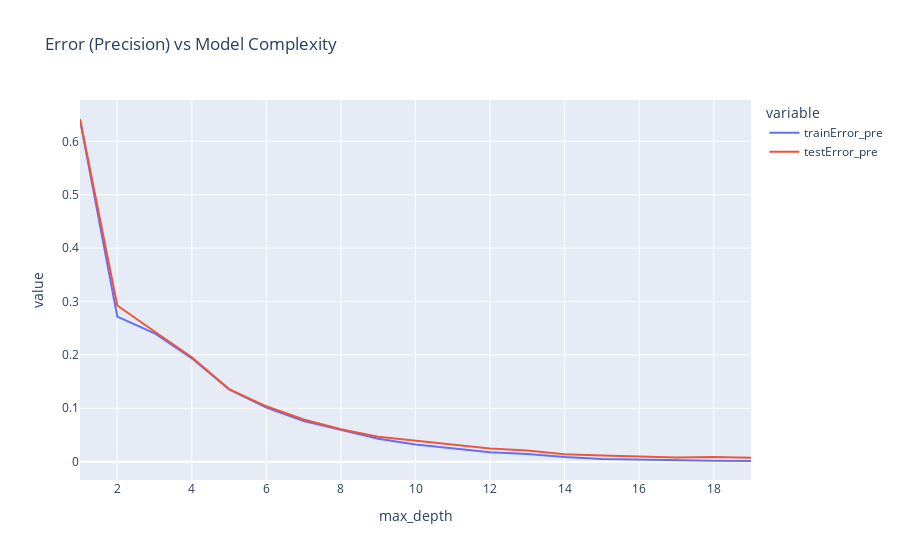
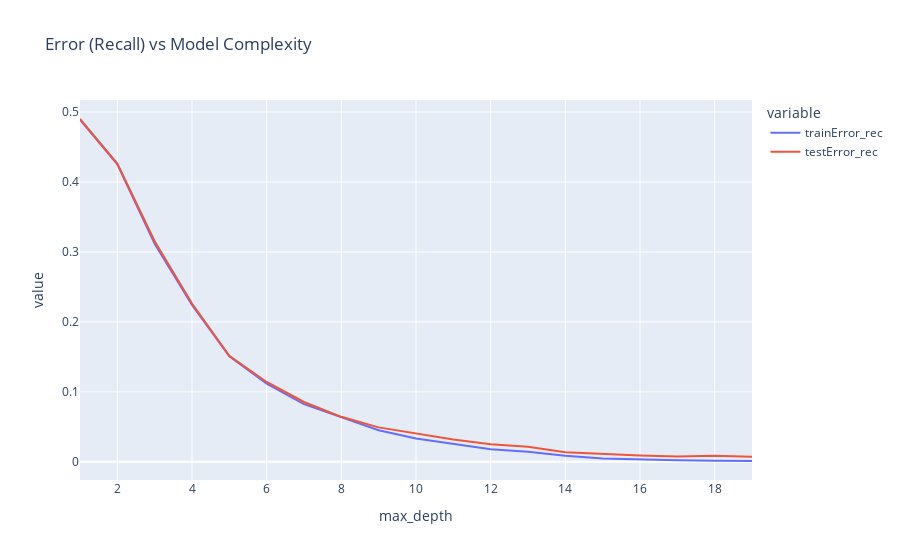
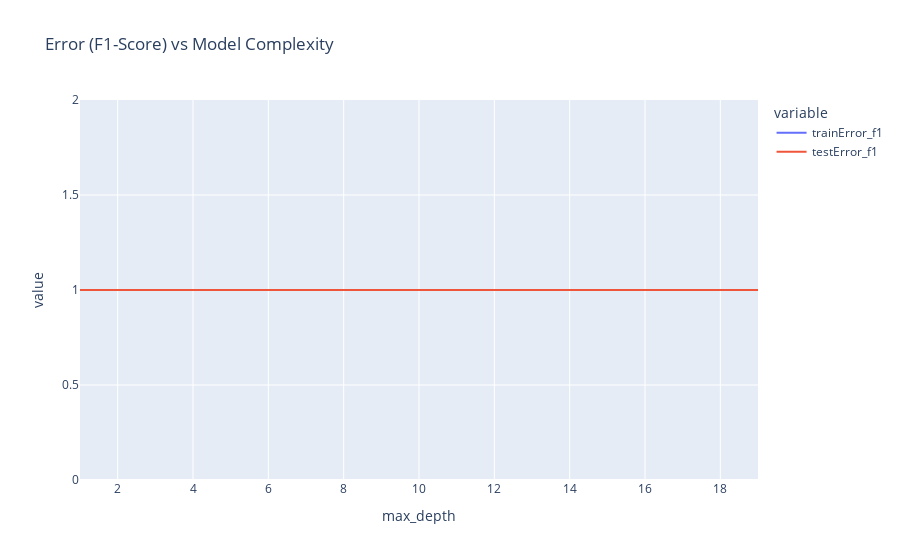

These figures' notebook cell, in order:
### Markdown cell above
**Limit max depth to 7 and n estimators to 50**

### Code cell
fig = px.line(dfError,x='max_depth', y=['trainError_pre','testError_pre'],
              labels={
                     'y': "Precision Error"
                   },
                      title='Error (Precision) vs Model Complexity')
fig.show()

fig = px.line(dfError,x='max_depth', y=['trainError_rec','testError_rec'],
              labels={
                     'y': "Recall Error"
                   },
                      title='Error (Recall) vs Model Complexity')
fig.show()

fig = px.line(dfError,x='max_depth', y=['trainError_f1','testError_f1'],
              labels={
                     'y': "F1 Error"
                   },
                      title='Error (F1-Score) vs Model Complexity')
fig.show()

### Figure 1 — Plotly figure (JSON) as saved in the notebook; plotly's stock layout.template omitted (floating-point values rounded to 4 significant figures)
{"data": [{"hovertemplate": "variable=trainError_pre<br>max_depth=%{x}<br>value=%{y}<extra></extra>", "legendgroup": "trainError_pre", "line": {"color": "#636efa", "dash": "solid"}, "marker": {"symbol": "circle"}, "mode": "lines", "name": "trainError_pre", "orientation": "v", "showlegend": true, "type": "scatter", "x": [1, 2, 3, 4, 5, 6, 7, 8, 9, 10, 11, 12, 13, 14, 15, 16, 17, 18, 19], "xaxis": "x", "y": [0.6402, 0.2718, 0.2405, 0.1936, 0.1352, 0.1014, 0.07616, 0.05981, 0.04311, 0.03234, 0.02469, 0.01785, 0.01419, 0.008633, 0.004968, 0.003459, 0.002265, 0.00162, 0.001246], "yaxis": "y"}, {"hovertemplate": "variable=testError_pre<br>max_depth=%{x}<br>value=%{y}<extra></extra>", "legendgroup": "testError_pre", "line": {"color": "#EF553B", "dash": "solid"}, "marker": {"symbol": "circle"}, "mode": "lines", "name": "testError_pre", "orientation": "v", "showlegend": true, "type": "scatter", "x": [1, 2, 3, 4, 5, 6, 7, 8, 9, 10, 11, 12, 13, 14, 15, 16, 17, 18, 19], "xaxis": "x", "y": [0.6418, 0.2925, 0.2439, 0.1957, 0.136, 0.1037, 0.07888, 0.06078, 0.04685, 0.03916, 0.03122, 0.02466, 0.02111, 0.01369, 0.01133, 0.008991, 0.007694, 0.008558, 0.007325], "yaxis": "y"}], "layout": {"autosize": true, "legend": {"title": {"text": "variable"}, "tracegroupgap": 0}, "title": {"text": "Error (Precision) vs Model Complexity"}, "xaxis": {"anchor": "y", "autorange": true, "domain": [0, 1], "range": [1, 19], "title": {"text": "max_depth"}, "type": "linear"}, "yaxis": {"anchor": "x", "autorange": true, "domain": [0, 1], "range": [-0.03434, 0.6774], "title": {"text": "value"}, "type": "linear"}}}

### Figure 2 — Plotly figure (JSON) as saved in the notebook; plotly's stock layout.template omitted (floating-point values rounded to 4 significant figures)
{"data": [{"hovertemplate": "variable=trainError_rec<br>max_depth=%{x}<br>value=%{y}<extra></extra>", "legendgroup": "trainError_rec", "line": {"color": "#636efa", "dash": "solid"}, "marker": {"symbol": "circle"}, "mode": "lines", "name": "trainError_rec", "orientation": "v", "showlegend": true, "type": "scatter", "x": [1, 2, 3, 4, 5, 6, 7, 8, 9, 10, 11, 12, 13, 14, 15, 16, 17, 18, 19], "xaxis": "x", "y": [0.489, 0.4253, 0.3118, 0.2241, 0.1508, 0.1118, 0.08255, 0.0635, 0.04527, 0.03328, 0.02533, 0.01813, 0.01445, 0.00875, 0.005, 0.003475, 0.002275, 0.001625, 0.00125], "yaxis": "y"}, {"hovertemplate": "variable=testError_rec<br>max_depth=%{x}<br>value=%{y}<extra></extra>", "legendgroup": "testError_rec", "line": {"color": "#EF553B", "dash": "solid"}, "marker": {"symbol": "circle"}, "mode": "lines", "name": "testError_rec", "orientation": "v", "showlegend": true, "type": "scatter", "x": [1, 2, 3, 4, 5, 6, 7, 8, 9, 10, 11, 12, 13, 14, 15, 16, 17, 18, 19], "xaxis": "x", "y": [0.49, 0.4264, 0.3153, 0.2263, 0.1515, 0.1142, 0.0856, 0.0644, 0.0493, 0.0402, 0.0321, 0.0251, 0.0215, 0.0139, 0.0115, 0.0091, 0.0078, 0.0087, 0.0075], "yaxis": "y"}], "layout": {"autosize": true, "legend": {"title": {"text": "variable"}, "tracegroupgap": 0}, "title": {"text": "Error (Recall) vs Model Complexity"}, "xaxis": {"anchor": "y", "autorange": true, "domain": [0, 1], "range": [1, 19], "title": {"text": "max_depth"}, "type": "linear"}, "yaxis": {"anchor": "x", "autorange": true, "domain": [0, 1], "range": [-0.0259, 0.5172], "title": {"text": "value"}, "type": "linear"}}}

### Figure 3 — Plotly figure (JSON) as saved in the notebook; plotly's stock layout.template omitted (floating-point values rounded to 4 significant figures)
{"data": [{"hovertemplate": "variable=trainError_f1<br>max_depth=%{x}<br>value=%{y}<extra></extra>", "legendgroup": "trainError_f1", "line": {"color": "#636efa", "dash": "solid"}, "marker": {"symbol": "circle"}, "mode": "lines", "name": "trainError_f1", "orientation": "v", "showlegend": true, "type": "scatter", "x": [1, 2, 3, 4, 5, 6, 7, 8, 9, 10, 11, 12, 13, 14, 15, 16, 17, 18, 19], "xaxis": "x", "y": [1, 1, 1, 1, 1, 1, 1, 1, 1, 1, 1, 1, 1, 1, 1, 1, 1, 1, 1], "yaxis": "y"}, {"hovertemplate": "variable=testError_f1<br>max_depth=%{x}<br>value=%{y}<extra></extra>", "legendgroup": "testError_f1", "line": {"color": "#EF553B", "dash": "solid"}, "marker": {"symbol": "circle"}, "mode": "lines", "name": "testError_f1", "orientation": "v", "showlegend": true, "type": "scatter", "x": [1, 2, 3, 4, 5, 6, 7, 8, 9, 10, 11, 12, 13, 14, 15, 16, 17, 18, 19], "xaxis": "x", "y": [1, 1, 1, 1, 1, 1, 1, 1, 1, 1, 1, 1, 1, 1, 1, 1, 1, 1, 1], "yaxis": "y"}], "layout": {"autosize": true, "legend": {"title": {"text": "variable"}, "tracegroupgap": 0}, "title": {"text": "Error (F1-Score) vs Model Complexity"}, "xaxis": {"anchor": "y", "autorange": true, "domain": [0, 1], "range": [1, 19], "title": {"text": "max_depth"}, "type": "linear"}, "yaxis": {"anchor": "x", "autorange": true, "domain": [0, 1], "range": [0, 2], "title": {"text": "value"}, "type": "linear"}}}
